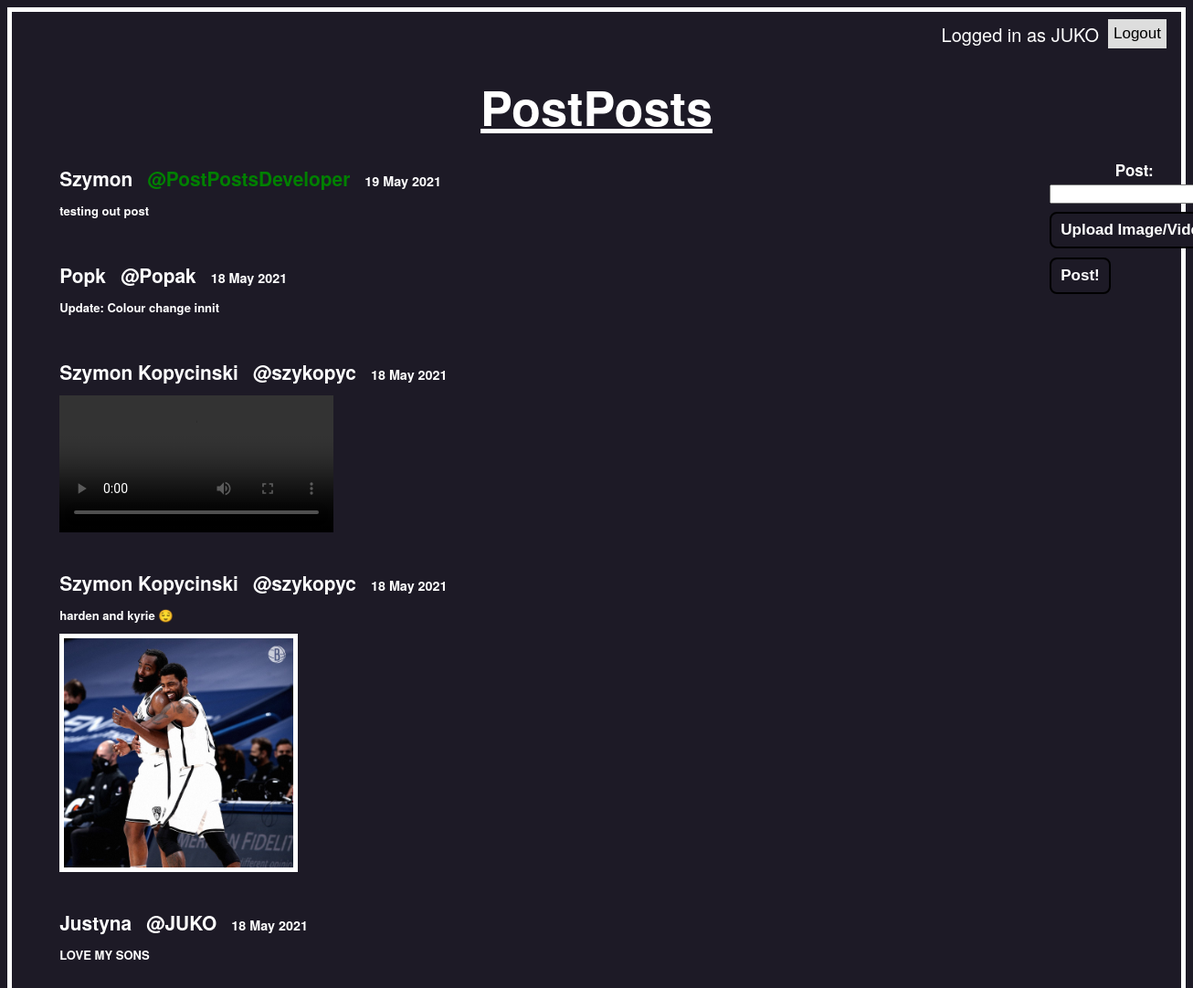
The app's page / (signed in) with its own data.
### tables this page shows
CREATE TABLE posts(date TEXT NOT NULL, username TEXT NOT NULL, displayName TEXT,post TEXT NOT NULL, imagePath TEXT);

### main.py (the view)
@app.route('/')
def home():
  posts=showPosts()
  userName = request.cookies.get('userName')
  userPassword=request.cookies.get('userPassword')
  noContentCookie=request.cookies.get('nocontentwarning')
  try:
    return render_template('index.html',posts=posts.reverse(),noContentCookie=noContentCookie,cookie=userName,passCookie=userPassword)
  except:
    return render_template('index.html',posts=posts, noContentCookie=noContentCookie,cookie=userName,passCookie=userPassword)

### main.py (called while the page is built)
def showPosts():
  con = sqlite3.connect("PostPosts.db")
  cur = con.cursor()
  cur.execute('''SELECT rowid,* FROM posts;''')
  data=cur.fetchall()
  con.close()
  return data

### templates/index.html (shortened to what this page needs)
<!DOCTYPE html>
<html lang="en">
<head>
    <link rel="stylesheet" href='{{ url_for('static', filename='style.css') }}' />
</head>
<body>
  <div id="background">
    <div class="topnav">
      <div class="login-container">
        {% if cookie!=None and passCookie!=None: %}
        <form action="/logout" method="post">
          <label id="logouttext">Logged in as {{cookie}}&ensp;</label><button type="submit">Logout</button>
        </form>
        {% endif %}
      </div>
    </div>
    <p id="title"><u>PostPosts</u></p>
    <div class="container">
        {% if cookie!=None and passCookie!=None: %}
        <div class="createPostWrapper">
            <form action="/createpost" method="post" enctype="multipart/form-data">
                <div class="textBoxWrapper">
                    <span class="textBox">Post:<br><input type="text" name="postContent"><br></span>
                </div>
                <div class="uploadBtnWrapper">
                    <button class="btn">Upload Image/Video:</button>
                    <input id="file"type = "file" name = "file" /><br>
                </div>
                <div class="SubmitBtnWrapper">
                    <button class="btn">Post!</button>
                </div>
            </form>
        </div>
        {% endif %}
        {% for post in posts: %}
        {% set fileurl=post[5].replace(" ","%20") %}
        {% if post == posts[0]: %}
        <div class="postContainer" id="firstPost">
        {% if post[2]=='PostPostsDeveloper': %}
        <h2 class="author">{{ post[3] }}</h2>&emsp;<h2 class="author" id="developer">@{{ post[2] }}</h2>&emsp;<h2 class="date">{{ post[1] }}</h2>
        {% endif %}
        <h2 class="post">{{ post[4] }}</h2>
        </div>
        {% endif %}
        {% if post != posts[0]: %}
        <div class="postContainer">
        <h2 class="author">{{ post[3] }}</h2>&emsp;<h2 class="author">@{{ post[2] }}</h2>&emsp;<h2 class="date">{{ post[1] }}</h2>
        <h2 class="post">{{ post[4] }}</h2>
        {% if post[5] != '' and fileurl.endswith(('.jpeg','.jpg','.png','.gif','.jfif','.PNG')):%}
        <img src={{ fileurl }}>
        {% endif %}
        {% if post[5] != '' and fileurl.endswith(('.mp4','.mov','.webm','.ogg','.mpeg','.m4p')):%}
        <video controls="controls" style="max-height: 20vw;" src={{ fileurl }}>Your browser does not support the video</video>
        {% endif %}
        </div>
        {% endif %}
        {% endfor %}
    </div>
  </div>
</body>
</html>

### static/style.css (style rules this page uses)
body { background-color: #1d1a26; background-attachment: fixed; font-family: "HelveticaNeue-Light", "Helvetica Neue Light", "Helvetica Neue", Helvetica, Arial, "Lucida Grande", sans-serif; color: white; border: 5px solid white; overflow: auto; overflow-x: hidden; }
h2.author { display:inline; font-family: "HelveticaNeue-Light", "Helvetica Neue Light", "Helvetica Neue", Helvetica, Arial, "Lucida Grande", sans-serif; font-size: 1.6vw; }
h2.date { display:inline; font-family: "HelveticaNeue-Light", "Helvetica Neue Light", "Helvetica Neue", Helvetica, Arial, "Lucida Grande", sans-serif; font-size: 1.1vw; }
h2.post { font-family: "HelveticaNeue-Light", "Helvetica Neue Light", "Helvetica Neue", Helvetica, Arial, "Lucida Grande", sans-serif; font-size: 1vw; }
#firstPost { margin-top: 1vw; }
.postContainer { max-width: 60vw; margin-left: 3vw; margin-bottom: 1vw; padding-left: 1vw; padding-bottom: 0.7vw; padding-top: 1vw; white-space: normal; }
.createPostWrapper { font-family: "HelveticaNeue-Light", "Helvetica Neue Light", "Helvetica Neue", Helvetica, Arial, "Lucida Grande", sans-serif; font-size: 1.1vw; display:inline-block; position:absolute; right:0; margin-right:-8vw; width: 20vw; }
img { max-width: 60vw; max-height: 20vw; border: 5px solid white; }
.uploadBtnWrapper { margin-top: 0.7vw; position: relative; overflow: hidden; display: inline-block; }
.btn { border: 2px solid black; color: white; background-color: #1d1a26; padding: 8px 10px; border-radius: 8px ; font-size: 17px; font-weight: bold; }
.textBoxWrapper { margin-top: 0.5vw; position: relative; overflow: hidden; }
.textBox { display: inline-block; color: white; text-align: center; font-size: 17px; font-weight: bold; padding: 0; }
.SubmitBtnWrapper { margin-top: 0.5vw; position: relative; overflow: hidden; }
#title { font-weight: bold; text-align: center; margin-top: 2vw; margin-bottom: 0; color: white; font-size: 4vw; }
* { box-sizing: border-box; }
.topnav { overflow: hidden; }
.topnav .login-container { float: right; }
.topnav .login-container button { float: right; padding: 6px; margin-top: 8px; margin-right: 16px; background: #ddd; font-size: 17px; border: none; cursor: pointer; }
label { position: relative; top: 10px; color: white; font-size: 20px; }
#developer { color: green; }

### records on screen
posts: username "JUKO", displayName "Justyna", date "18 May 2021", post "LOVE MY SONS"
posts: displayName "Szymon", username "PostPostsDeveloper", date "19 May 2021", post "testing out post"
posts: displayName "Popk", username "Popak", date "18 May 2021", post "Update: Colour change innit"
posts: displayName "Szymon Kopycinski", username "szykopyc", date "18 May 2021"
posts: displayName "Szymon Kopycinski", username "szykopyc", date "18 May 2021", post "harden and kyrie 😌", imagePath (picture)
